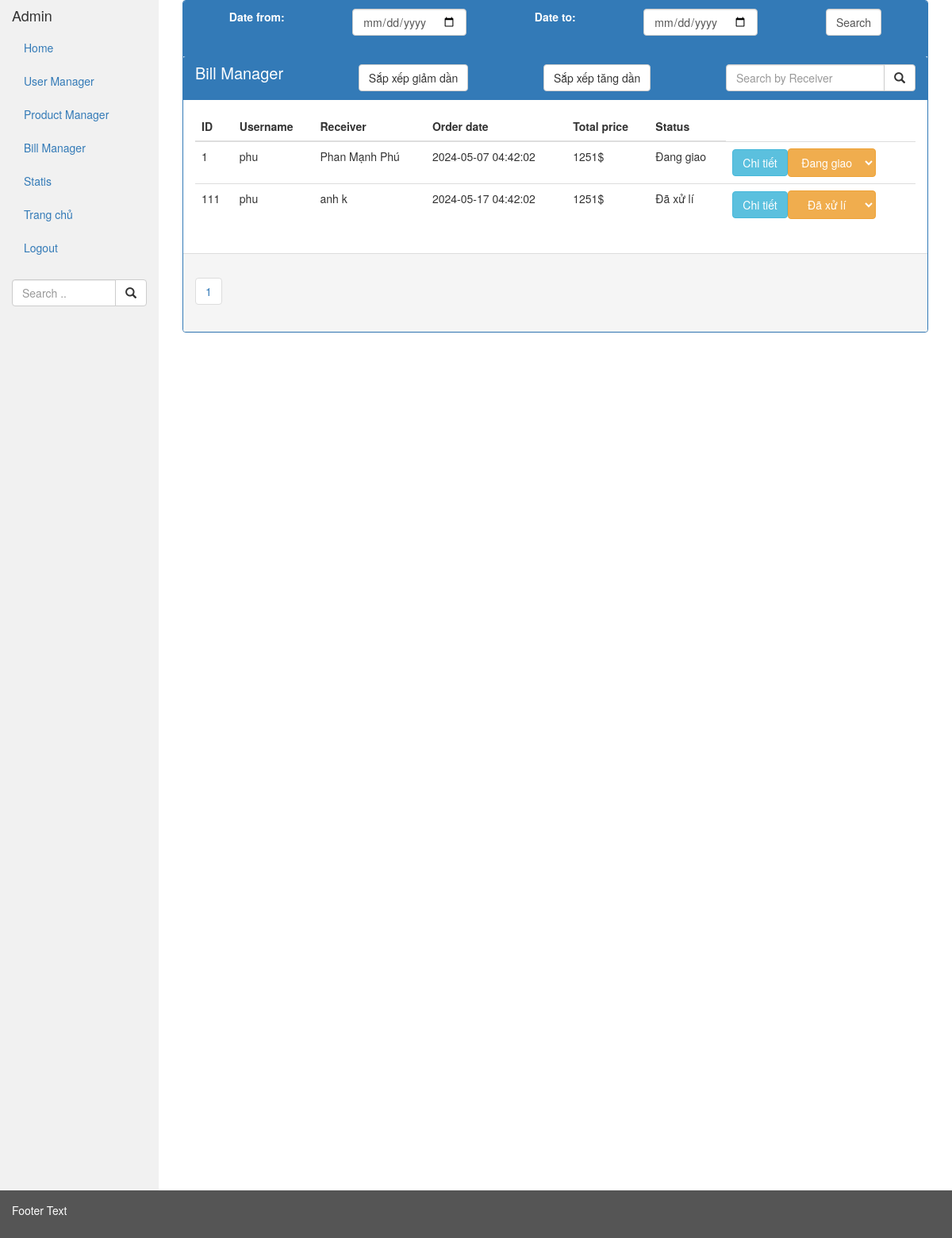
Screenshot of /admin/templates/admin.php?act=billmanager (signed in) with the database file from the repository.
### tables this page shows
CREATE TABLE `bill` (
  `OrderID` int(11) NOT NULL,
  `Fullname` varchar(100) NOT NULL,
  `Phone` varchar(20) NOT NULL,
  `Email` varchar(200) NOT NULL,
  `Address` varchar(200) NOT NULL,
  `Order_date` datetime NOT NULL,
  `TotalPrice` int(50) NOT NULL,
  `Username` varchar(100) NOT NULL,
  `status` int(11) NOT NULL DEFAULT 0
);

### database/dbhelper.php (called while the page is built, shortened)
<?php
function executeResult($sql){
	$conn = mysqli_connect(HOST,USERNAME,PASSWORD,DATABASE);
	$resultset = mysqli_query($conn,$sql);
	$list =[];
	while($row = mysqli_fetch_array($resultset, 1)){
		$list[] = $row;
	}
	return $list;
}

### admin/includes/admin_bill.php (the view, shortened to what this page needs)
<div class="col-sm-10">
    <div class="container-fluid">
        <div class="panel panel-primary" id="bill-container2">
            <div class="panel-heading">
                <form method="post" style="display: flex;justify-content: space-around;">
                    <label for="email">Date from:</label>
                    <div class="form-group">
                        <input type="date" class="form-control" id="usr2" name="datefrom">
                    </div>
                    <label for="email">Date to:</label>
                    <div class="form-group">
                        <input type="date" class="form-control" id="usr3" name="dateto">
                    </div>
                    <div class="form-group">
                        <input type="button" class="form-control" id="" name="productName" value="Search" onclick="showBillDate()">
                    </div>
                </form>
            </div>
            <div class="panel-heading" style="display: flex;justify-content: space-between;">
                <h3 class="panel-title" style="font-size: 20px;">Bill Manager</h3>
                <button type="button" class="btn btn-default" onclick="sortBill(1)">Sắp xếp giảm dần</button>
                <button type="button" class="btn btn-default" onclick="sortBill1(1)">Sắp xếp tăng dần</button>
                <div class="input-group">
                    <input type="text" class="form-control" id="usr" placeholder="Search by Receiver" style="width: 200px;">
                    <div class="input-group-btn">
                        <button class="btn btn-default" type="button" onclick="showBill()">
                            <i class="glyphicon glyphicon-search"></i>
                        </button>
                    </div>
                </div>
            </div>
            <div class="panel-body">
                <table class="table table-hover">
                    <thead>
                        <tr>
                            <th>ID</th>
                            <th>Username</th>
                            <th>Receiver</th>
                            <th>Order date</th>
                            <th>Total price</th>
                            <th>Status</th>
                        </tr>
                    </thead>
                    <tbody id="product-container" class="user-container">
                        <?php
                        $sql = 'select * from bill ';
                        $ListBill = executeResult($sql);
                        foreach ($ListBill as $Bill) {
                            echo '<tr>';
                            echo '<td>' . $Bill['OrderID'] . '</td>';
                            echo '<td>' . $Bill['Username'] . '</td>';
                            echo '<td>' . $Bill['Fullname'] . '</td>';
                            echo '<td>' . $Bill['Order_date'] . '</td>';
                            echo '<td>' . $Bill['TotalPrice'] . '$</td>';
                            if ($Bill['status'] == 0) {
                                echo '<td>Chưa xử lí</td>';
                            } else if($Bill['status'] == 1) {
                                echo '<td>Đã xử lí</td>';
                            }else if($Bill['status'] == 2) {
                                echo '<td>Đang giao</td>';
                            }else if($Bill['status'] == 3) {
                                echo '<td>Đã giao</td>';
                            }
                            echo '<td>';
                            echo '<button type="button" class="btn btn-info" onClick=\'window.open("../templates/bill-detail.php?OrderID=' . $Bill['OrderID'] . '","_self")\'>Chi tiết</button>';
                            if ($_SESSION['role'] == 1) {
                                echo '<select class="btn btn-warning" onChange="updateStatus(' . $Bill['OrderID'] . ', this.value)">';
                                echo '<option value="1"' . ($Bill['status'] == 1 ? ' selected' : '') . '>Đã xử lí</option>';
                                echo '<option value="2"' . ($Bill['status'] == 2 ? ' selected' : '') . '>Đang giao</option>';
                                echo '</select>';
                            }
                            echo '</td>';
                            echo '</tr>';
                        }
                        ?>
                    </tbody>
                </table>
            </div>
            <div class="panel-footer">
                <ul class="pagination">
                    <?php
                    $sql = 'select count(OrderID) as number from bill';
                    $ListBill = executeResult($sql);
                    $number = 0;
                    if ($ListBill != null & count($ListBill) > 0) {
                        $number = $ListBill[0]['number'];
                    }
                    $pages = ceil($number / 10);
                    for ($i = 1; $i <= $pages; $i++) {
                        echo '<li onClick="paginationBill(' . $i . ')"><a>' . $i . '</a></li>';
                    }
                    ?>
                </ul>
            </div>
        </div>
    </div>
</div>

### rows the page displays
bill: OrderID "1", Username "phu", Fullname "Phan Mạnh Phú", Order_date "2024-05-07 04:42:02", TotalPrice "1251", shows "Đang giao", status+OrderID "Đang giao"
bill: OrderID "111", Username "phu", Fullname "anh k", Order_date "2024-05-17 04:42:02", TotalPrice "1251", shows "Đã xử lí", status+OrderID "Đã xử lí"
